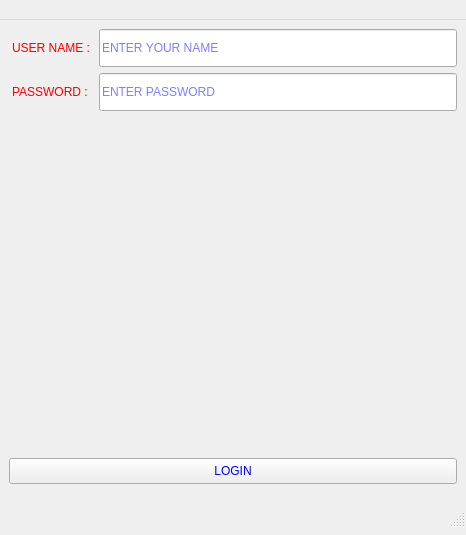
<?xml version="1.0" encoding="UTF-8"?>
<ui version="4.0">
 <class>MainWindow</class>
 <widget class="QMainWindow" name="MainWindow">
  <property name="geometry">
   <rect>
    <x>0</x>
    <y>0</y>
    <width>466</width>
    <height>535</height>
   </rect>
  </property>
  <property name="windowTitle">
   <string>MainWindow</string>
  </property>
  <property name="styleSheet">
   <string notr="true">color : red ; padding : 10 px;</string>
  </property>
  <widget class="QWidget" name="centralwidget">
   <layout class="QHBoxLayout" name="horizontalLayout">
    <item>
     <layout class="QVBoxLayout" name="verticalLayout">
      <item>
       <layout class="QFormLayout" name="formLayout">
        <item row="0" column="0">
         <widget class="QLabel" name="label">
          <property name="styleSheet">
           <string notr="true">color : red ;</string>
          </property>
          <property name="text">
           <string>USER NAME :</string>
          </property>
         </widget>
        </item>
        <item row="0" column="1">
         <widget class="QLineEdit" name="uname">
          <property name="styleSheet">
           <string notr="true">color : blue ;
 </string>
          </property>
          <property name="placeholderText">
           <string>ENTER YOUR NAME</string>
          </property>
         </widget>
        </item>
        <item row="1" column="0">
         <widget class="QLabel" name="label_2">
          <property name="styleSheet">
           <string notr="true">color : red ;</string>
          </property>
          <property name="text">
           <string>PASSWORD :</string>
          </property>
         </widget>
        </item>
        <item row="1" column="1">
         <widget class="QLineEdit" name="upass">
          <property name="styleSheet">
           <string notr="true">color : blue;</string>
          </property>
          <property name="echoMode">
           <enum>QLineEdit::EchoMode::Password</enum>
          </property>
          <property name="placeholderText">
           <string>ENTER PASSWORD</string>
          </property>
         </widget>
        </item>
       </layout>
      </item>
      <item>
       <widget class="QPushButton" name="pushButton">
        <property name="styleSheet">
         <string notr="true">color:blue;
padding:5px;</string>
        </property>
        <property name="text">
         <string>LOGIN</string>
        </property>
       </widget>
      </item>
     </layout>
    </item>
   </layout>
  </widget>
  <widget class="QMenuBar" name="menubar">
   <property name="geometry">
    <rect>
     <x>0</x>
     <y>0</y>
     <width>466</width>
     <height>46</height>
    </rect>
   </property>
  </widget>
  <widget class="QStatusBar" name="statusbar"/>
 </widget>
 <resources/>
 <connections/>
</ui>
